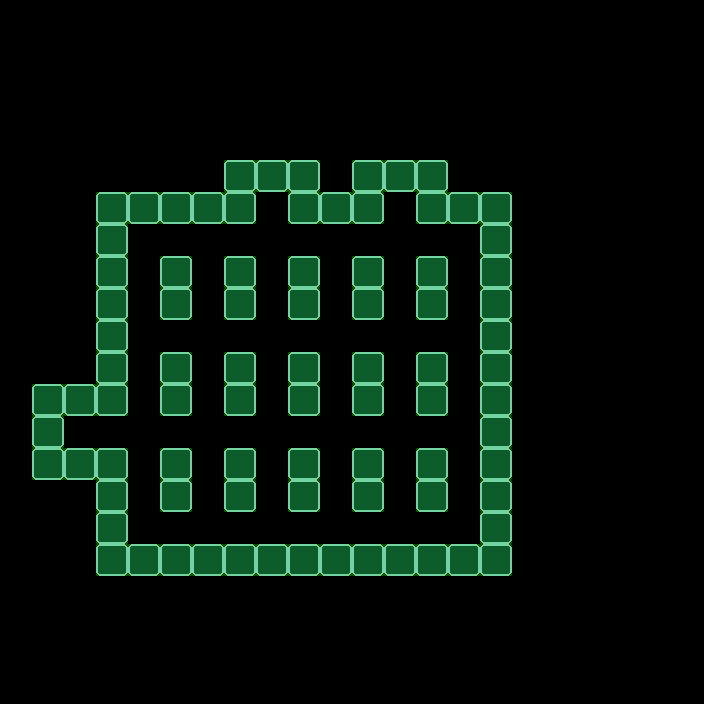

This game map was drawn from its Tiled (.tmx) file and the tilesets committed beside it. A one-line description and the full map source follow:
An orthogonal 22x22 tile map with 32x32 px tiles, 2 tile layers (Parede, Colisor), 2 tilesets.

<map version="1.2" tiledversion="1.2.2" orientation="orthogonal" renderorder="right-down" width="22" height="22" tilewidth="32" tileheight="32" infinite="0" nextlayerid="3" nextobjectid="1">
 <tileset firstgid="1" name="Tileset PNG.fw" tilewidth="32" tileheight="32" tilecount="144" columns="12">
  <image source="../../Images/Tileset/Tileset PNG.fw.png" width="384" height="384" />
 </tileset>
 <tileset firstgid="145" source="../ColisorImage.tsx" />
 <layer id="1" name="Parede" width="22" height="22">
  <data encoding="csv">
0,0,0,0,0,0,0,0,0,0,0,0,0,0,0,0,0,0,0,0,0,0,
0,0,0,0,0,0,0,0,0,0,0,0,0,0,0,0,0,0,0,0,0,0,
0,0,0,0,0,0,0,0,0,0,0,0,0,0,0,0,0,0,0,0,0,0,
0,0,0,0,0,0,0,0,0,0,0,0,0,0,0,0,0,0,0,0,0,0,
0,0,0,0,0,0,0,0,0,0,0,0,0,0,0,0,0,0,0,0,0,0,
0,0,0,0,0,0,0,65,65,65,0,65,65,65,0,0,0,0,0,0,0,0,
0,0,0,65,65,65,65,65,0,65,65,65,0,65,65,65,0,0,0,0,0,0,
0,0,0,65,0,0,0,0,0,0,0,0,0,0,0,65,0,0,0,0,0,0,
0,0,0,65,0,65,0,65,0,65,0,65,0,65,0,65,0,0,0,0,0,0,
0,0,0,65,0,65,0,65,0,65,0,65,0,65,0,65,0,0,0,0,0,0,
0,0,0,65,0,0,0,0,0,0,0,0,0,0,0,65,0,0,0,0,0,0,
0,0,0,65,0,65,0,65,0,65,0,65,0,65,0,65,0,0,0,0,0,0,
0,65,65,65,0,65,0,65,0,65,0,65,0,65,0,65,0,0,0,0,0,0,
0,65,0,0,0,0,0,0,0,0,0,0,0,0,0,65,0,0,0,0,0,0,
0,65,65,65,0,65,0,65,0,65,0,65,0,65,0,65,0,0,0,0,0,0,
0,0,0,65,0,65,0,65,0,65,0,65,0,65,0,65,0,0,0,0,0,0,
0,0,0,65,0,0,0,0,0,0,0,0,0,0,0,65,0,0,0,0,0,0,
0,0,0,65,65,65,65,65,65,65,65,65,65,65,65,65,0,0,0,0,0,0,
0,0,0,0,0,0,0,0,0,0,0,0,0,0,0,0,0,0,0,0,0,0,
0,0,0,0,0,0,0,0,0,0,0,0,0,0,0,0,0,0,0,0,0,0,
0,0,0,0,0,0,0,0,0,0,0,0,0,0,0,0,0,0,0,0,0,0,
0,0,0,0,0,0,0,0,0,0,0,0,0,0,0,0,0,0,0,0,0,0
</data>
 </layer>
 <layer id="2" name="Colisor" width="22" height="22" opacity="0.31">
  <data encoding="csv">
0,0,0,0,0,0,0,0,0,0,0,0,0,0,0,0,0,0,0,0,0,0,
0,0,0,0,0,0,0,0,0,0,0,0,0,0,0,0,0,0,0,0,0,0,
0,0,0,0,0,0,0,0,0,0,0,0,0,0,0,0,0,0,0,0,0,0,
0,0,0,0,0,0,0,0,0,0,0,0,0,0,0,0,0,0,0,0,0,0,
0,0,0,0,0,0,0,0,0,0,0,0,0,0,0,0,0,0,0,0,0,0,
0,0,0,0,0,0,0,145,145,145,0,145,145,145,0,0,0,0,0,0,0,0,
0,0,0,145,145,145,145,145,0,145,145,145,0,145,145,145,0,0,0,0,0,0,
0,0,0,145,0,0,0,0,0,0,0,0,0,0,0,145,0,0,0,0,0,0,
0,0,0,145,0,145,0,145,0,145,0,145,0,145,0,145,0,0,0,0,0,0,
0,0,0,145,0,145,0,145,0,145,0,145,0,145,0,145,0,0,0,0,0,0,
0,0,0,145,0,0,0,0,0,0,0,0,0,0,0,145,0,0,0,0,0,0,
0,0,0,145,0,145,0,145,0,145,0,145,0,145,0,145,0,0,0,0,0,0,
0,145,145,145,0,145,0,145,0,145,0,145,0,145,0,145,0,0,0,0,0,0,
0,145,0,0,0,0,0,0,0,0,0,0,0,0,0,145,0,0,0,0,0,0,
0,145,145,145,0,145,0,145,0,145,0,145,0,145,0,145,0,0,0,0,0,0,
0,0,0,145,0,145,0,145,0,145,0,145,0,145,0,145,0,0,0,0,0,0,
0,0,0,145,0,0,0,0,0,0,0,0,0,0,0,145,0,0,0,0,0,0,
0,0,0,145,145,145,145,145,145,145,145,145,145,145,145,145,0,0,0,0,0,0,
0,0,0,0,0,0,0,0,0,0,0,0,0,0,0,0,0,0,0,0,0,0,
0,0,0,0,0,0,0,0,0,0,0,0,0,0,0,0,0,0,0,0,0,0,
0,0,0,0,0,0,0,0,0,0,0,0,0,0,0,0,0,0,0,0,0,0,
0,0,0,0,0,0,0,0,0,0,0,0,0,0,0,0,0,0,0,0,0,0
</data>
 </layer>
</map>
